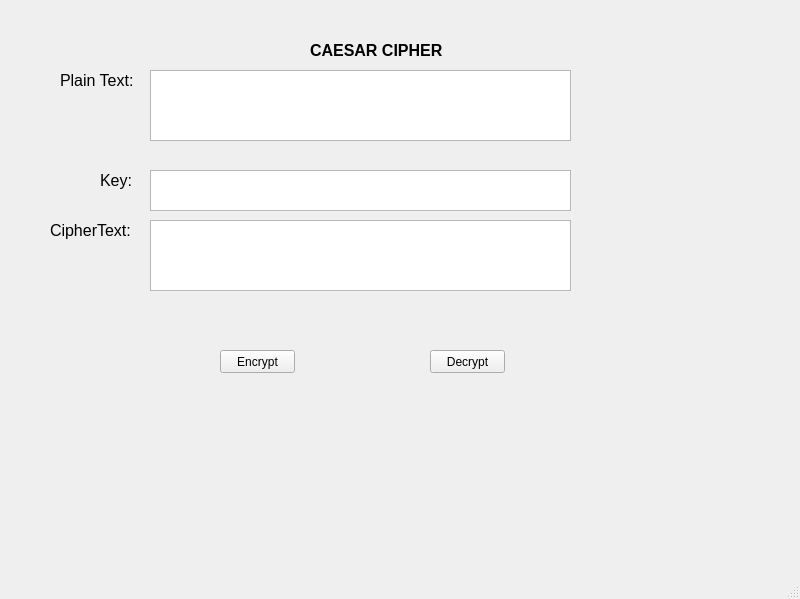
<?xml version="1.0" encoding="UTF-8"?>
<ui version="4.0">
 <class>MainWindow</class>
 <widget class="QMainWindow" name="MainWindow">
  <property name="geometry">
   <rect>
    <x>0</x>
    <y>0</y>
    <width>800</width>
    <height>599</height>
   </rect>
  </property>
  <property name="windowTitle">
   <string>MainWindow</string>
  </property>
  <widget class="QWidget" name="centralwidget">
   <widget class="QLabel" name="label">
    <property name="geometry">
     <rect>
      <x>310</x>
      <y>40</y>
      <width>141</width>
      <height>21</height>
     </rect>
    </property>
    <property name="font">
     <font>
      <pointsize>12</pointsize>
      <weight>75</weight>
      <bold>true</bold>
     </font>
    </property>
    <property name="text">
     <string>CAESAR CIPHER</string>
    </property>
   </widget>
   <widget class="QLabel" name="label_2">
    <property name="geometry">
     <rect>
      <x>60</x>
      <y>70</y>
      <width>101</width>
      <height>20</height>
     </rect>
    </property>
    <property name="font">
     <font>
      <pointsize>12</pointsize>
     </font>
    </property>
    <property name="text">
     <string>Plain Text:</string>
    </property>
   </widget>
   <widget class="QLabel" name="label_3">
    <property name="geometry">
     <rect>
      <x>100</x>
      <y>170</y>
      <width>47</width>
      <height>21</height>
     </rect>
    </property>
    <property name="font">
     <font>
      <pointsize>12</pointsize>
     </font>
    </property>
    <property name="text">
     <string>Key:</string>
    </property>
   </widget>
   <widget class="QLabel" name="label_4">
    <property name="geometry">
     <rect>
      <x>50</x>
      <y>220</y>
      <width>81</width>
      <height>20</height>
     </rect>
    </property>
    <property name="font">
     <font>
      <pointsize>12</pointsize>
     </font>
    </property>
    <property name="text">
     <string>CipherText:</string>
    </property>
   </widget>
   <widget class="QPushButton" name="btn_encrypt">
    <property name="geometry">
     <rect>
      <x>220</x>
      <y>350</y>
      <width>75</width>
      <height>23</height>
     </rect>
    </property>
    <property name="text">
     <string>Encrypt</string>
    </property>
   </widget>
   <widget class="QPushButton" name="btn_decrypt">
    <property name="geometry">
     <rect>
      <x>430</x>
      <y>350</y>
      <width>75</width>
      <height>23</height>
     </rect>
    </property>
    <property name="text">
     <string>Decrypt</string>
    </property>
   </widget>
   <widget class="QTextEdit" name="txt_plaintext">
    <property name="geometry">
     <rect>
      <x>150</x>
      <y>70</y>
      <width>421</width>
      <height>71</height>
     </rect>
    </property>
   </widget>
   <widget class="QTextEdit" name="txt_key">
    <property name="geometry">
     <rect>
      <x>150</x>
      <y>170</y>
      <width>421</width>
      <height>41</height>
     </rect>
    </property>
   </widget>
   <widget class="QTextEdit" name="txt_ciphertext">
    <property name="geometry">
     <rect>
      <x>150</x>
      <y>220</y>
      <width>421</width>
      <height>71</height>
     </rect>
    </property>
   </widget>
  </widget>
  <widget class="QMenuBar" name="menubar">
   <property name="geometry">
    <rect>
     <x>0</x>
     <y>0</y>
     <width>800</width>
     <height>21</height>
    </rect>
   </property>
  </widget>
  <widget class="QStatusBar" name="statusbar"/>
 </widget>
 <resources/>
 <connections/>
</ui>
